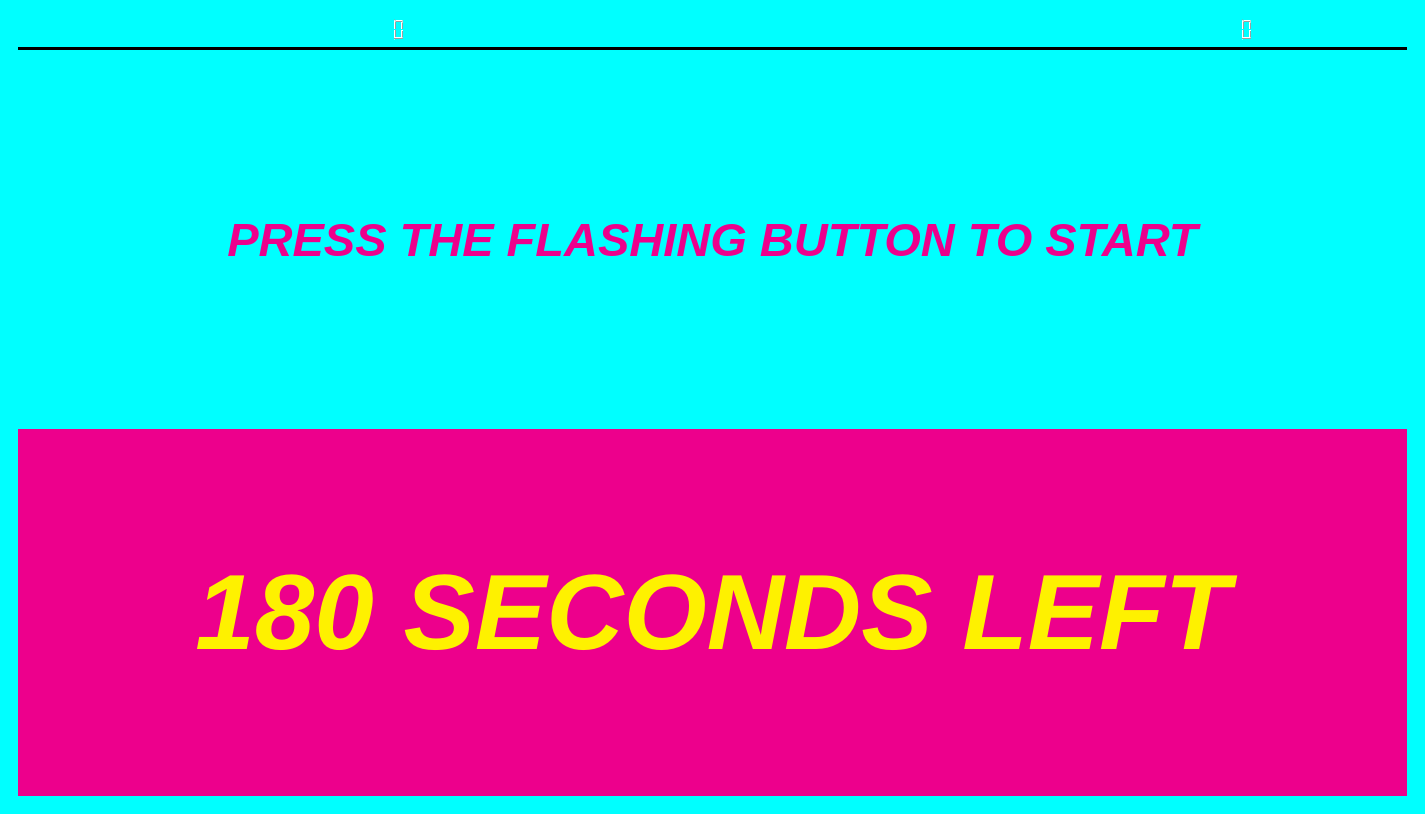
<?xml version="1.0" encoding="UTF-8"?>
<ui version="4.0">
 <class>MainWindow</class>
 <widget class="QMainWindow" name="MainWindow">
  <property name="geometry">
   <rect>
    <x>0</x>
    <y>0</y>
    <width>1425</width>
    <height>814</height>
   </rect>
  </property>
  <property name="font">
   <font>
    <family>Standard Symbols PS [URW ]</family>
    <pointsize>7</pointsize>
   </font>
  </property>
  <property name="windowTitle">
   <string>Accelerating Circularity - Sorting Game</string>
  </property>
  <property name="windowIcon">
   <iconset>
    <normaloff>../assets/pics/icon.png</normaloff>../assets/pics/icon.png</iconset>
  </property>
  <property name="styleSheet">
   <string notr="true">QMenuBar{
	background-color: #00FFFF;
}

QProgressBar{

		font: 87 italic bold 60pt &quot;Arimo&quot;;
}

QMainWindow
{
	color: white;
}

QWidget
{
	background-color:#00FFFF;
}

QLabel, QComboBox{
	font: 87 italic bold 30pt &quot;Arimo&quot;;
	color:#ed008c;
}

QProgressBar{
	color: white;
}

QProgressBar::chunk{
	background-color: #ed008c;
}

#info{
font: 87 italic bold 35pt &quot;Arimo&quot;;
color: #ed008c;
}



</string>
  </property>
  <widget class="QWidget" name="centralwidget">
   <property name="styleSheet">
    <string notr="true"/>
   </property>
   <layout class="QGridLayout" name="gridLayout">
    <item row="0" column="0">
     <widget class="QWidget" name="widget_5" native="true">
      <property name="styleSheet">
       <string notr="true"/>
      </property>
      <layout class="QVBoxLayout" name="verticalLayout_2">
       <item>
        <layout class="QHBoxLayout" name="score_banner">
         <item>
          <layout class="QHBoxLayout" name="horizontalLayout_4">
           <item>
            <layout class="QHBoxLayout" name="horizontalLayout_10">
             <item>
              <spacer name="horizontalSpacer_2">
               <property name="orientation">
                <enum>Qt::Horizontal</enum>
               </property>
               <property name="sizeType">
                <enum>QSizePolicy::Fixed</enum>
               </property>
               <property name="sizeHint" stdset="0">
                <size>
                 <width>40</width>
                 <height>20</height>
                </size>
               </property>
              </spacer>
             </item>
             <item>
              <widget class="QLabel" name="score_label">
               <property name="sizePolicy">
                <sizepolicy hsizetype="Minimum" vsizetype="Minimum">
                 <horstretch>0</horstretch>
                 <verstretch>0</verstretch>
                </sizepolicy>
               </property>
               <property name="minimumSize">
                <size>
                 <width>0</width>
                 <height>0</height>
                </size>
               </property>
               <property name="maximumSize">
                <size>
                 <width>250</width>
                 <height>100</height>
                </size>
               </property>
               <property name="baseSize">
                <size>
                 <width>0</width>
                 <height>0</height>
                </size>
               </property>
               <property name="styleSheet">
                <string notr="true"/>
               </property>
               <property name="text">
                <string/>
               </property>
               <property name="pixmap">
                <pixmap>../assets/pics/score.png</pixmap>
               </property>
               <property name="scaledContents">
                <bool>true</bool>
               </property>
               <property name="alignment">
                <set>Qt::AlignRight|Qt::AlignTrailing|Qt::AlignVCenter</set>
               </property>
               <property name="margin">
                <number>0</number>
               </property>
              </widget>
             </item>
             <item>
              <widget class="QLCDNumber" name="score">
               <property name="sizePolicy">
                <sizepolicy hsizetype="Expanding" vsizetype="Minimum">
                 <horstretch>0</horstretch>
                 <verstretch>0</verstretch>
                </sizepolicy>
               </property>
               <property name="minimumSize">
                <size>
                 <width>200</width>
                 <height>0</height>
                </size>
               </property>
               <property name="maximumSize">
                <size>
                 <width>200</width>
                 <height>16777215</height>
                </size>
               </property>
               <property name="font">
                <font>
                 <family>Sans Serif</family>
                 <pointsize>28</pointsize>
                 <weight>50</weight>
                 <italic>false</italic>
                 <bold>false</bold>
                </font>
               </property>
               <property name="layoutDirection">
                <enum>Qt::LeftToRight</enum>
               </property>
               <property name="styleSheet">
                <string notr="true"/>
               </property>
               <property name="frameShape">
                <enum>QFrame::Box</enum>
               </property>
               <property name="lineWidth">
                <number>0</number>
               </property>
               <property name="smallDecimalPoint">
                <bool>false</bool>
               </property>
               <property name="intValue" stdset="0">
                <number>0</number>
               </property>
              </widget>
             </item>
            </layout>
           </item>
           <item>
            <spacer name="horizontalSpacer_3">
             <property name="orientation">
              <enum>Qt::Horizontal</enum>
             </property>
             <property name="sizeType">
              <enum>QSizePolicy::Expanding</enum>
             </property>
             <property name="sizeHint" stdset="0">
              <size>
               <width>300</width>
               <height>20</height>
              </size>
             </property>
            </spacer>
           </item>
           <item>
            <layout class="QHBoxLayout" name="horizontalLayout_11">
             <item>
              <widget class="QLabel" name="high_score_label">
               <property name="enabled">
                <bool>true</bool>
               </property>
               <property name="sizePolicy">
                <sizepolicy hsizetype="Minimum" vsizetype="Minimum">
                 <horstretch>0</horstretch>
                 <verstretch>0</verstretch>
                </sizepolicy>
               </property>
               <property name="minimumSize">
                <size>
                 <width>0</width>
                 <height>0</height>
                </size>
               </property>
               <property name="maximumSize">
                <size>
                 <width>400</width>
                 <height>100</height>
                </size>
               </property>
               <property name="sizeIncrement">
                <size>
                 <width>0</width>
                 <height>0</height>
                </size>
               </property>
               <property name="baseSize">
                <size>
                 <width>0</width>
                 <height>0</height>
                </size>
               </property>
               <property name="styleSheet">
                <string notr="true"/>
               </property>
               <property name="text">
                <string/>
               </property>
               <property name="pixmap">
                <pixmap>../assets/pics/high_score.png</pixmap>
               </property>
               <property name="scaledContents">
                <bool>true</bool>
               </property>
               <property name="alignment">
                <set>Qt::AlignRight|Qt::AlignTrailing|Qt::AlignVCenter</set>
               </property>
               <property name="margin">
                <number>0</number>
               </property>
              </widget>
             </item>
             <item>
              <widget class="QLCDNumber" name="high_score">
               <property name="sizePolicy">
                <sizepolicy hsizetype="Expanding" vsizetype="Minimum">
                 <horstretch>0</horstretch>
                 <verstretch>0</verstretch>
                </sizepolicy>
               </property>
               <property name="minimumSize">
                <size>
                 <width>200</width>
                 <height>0</height>
                </size>
               </property>
               <property name="maximumSize">
                <size>
                 <width>200</width>
                 <height>16777215</height>
                </size>
               </property>
               <property name="font">
                <font>
                 <family>Consolas</family>
                 <pointsize>11</pointsize>
                 <weight>50</weight>
                 <italic>false</italic>
                 <bold>false</bold>
                </font>
               </property>
               <property name="layoutDirection">
                <enum>Qt::LeftToRight</enum>
               </property>
               <property name="styleSheet">
                <string notr="true"/>
               </property>
               <property name="frameShape">
                <enum>QFrame::Box</enum>
               </property>
               <property name="lineWidth">
                <number>0</number>
               </property>
               <property name="smallDecimalPoint">
                <bool>false</bool>
               </property>
               <property name="intValue" stdset="0">
                <number>0</number>
               </property>
              </widget>
             </item>
             <item>
              <spacer name="horizontalSpacer">
               <property name="orientation">
                <enum>Qt::Horizontal</enum>
               </property>
               <property name="sizeType">
                <enum>QSizePolicy::Fixed</enum>
               </property>
               <property name="sizeHint" stdset="0">
                <size>
                 <width>80</width>
                 <height>20</height>
                </size>
               </property>
              </spacer>
             </item>
            </layout>
           </item>
          </layout>
         </item>
        </layout>
       </item>
       <item>
        <widget class="Line" name="line">
         <property name="frameShadow">
          <enum>QFrame::Plain</enum>
         </property>
         <property name="lineWidth">
          <number>50</number>
         </property>
         <property name="orientation">
          <enum>Qt::Horizontal</enum>
         </property>
        </widget>
       </item>
       <item>
        <widget class="QLabel" name="info">
         <property name="sizePolicy">
          <sizepolicy hsizetype="Preferred" vsizetype="Expanding">
           <horstretch>0</horstretch>
           <verstretch>0</verstretch>
          </sizepolicy>
         </property>
         <property name="font">
          <font>
           <family>Arimo</family>
           <pointsize>35</pointsize>
           <weight>75</weight>
           <italic>true</italic>
           <bold>true</bold>
          </font>
         </property>
         <property name="text">
          <string>PRESS THE FLASHING BUTTON TO START</string>
         </property>
         <property name="alignment">
          <set>Qt::AlignCenter</set>
         </property>
         <property name="wordWrap">
          <bool>true</bool>
         </property>
        </widget>
       </item>
       <item>
        <layout class="QHBoxLayout" name="horizontalLayout_12">
         <property name="spacing">
          <number>6</number>
         </property>
         <item>
          <widget class="QProgressBar" name="bar">
           <property name="sizePolicy">
            <sizepolicy hsizetype="Expanding" vsizetype="Expanding">
             <horstretch>0</horstretch>
             <verstretch>0</verstretch>
            </sizepolicy>
           </property>
           <property name="minimumSize">
            <size>
             <width>0</width>
             <height>0</height>
            </size>
           </property>
           <property name="font">
            <font>
             <family>Arimo</family>
             <pointsize>80</pointsize>
             <weight>75</weight>
             <italic>true</italic>
             <bold>true</bold>
            </font>
           </property>
           <property name="autoFillBackground">
            <bool>false</bool>
           </property>
           <property name="styleSheet">
            <string notr="true">color: #fef100;
font: 75 italic bold 80pt &quot;Arimo&quot;;</string>
           </property>
           <property name="maximum">
            <number>180</number>
           </property>
           <property name="value">
            <number>180</number>
           </property>
           <property name="alignment">
            <set>Qt::AlignCenter</set>
           </property>
           <property name="invertedAppearance">
            <bool>true</bool>
           </property>
           <property name="format">
            <string extracomment="0">%v SECONDS LEFT</string>
           </property>
          </widget>
         </item>
        </layout>
       </item>
      </layout>
     </widget>
    </item>
   </layout>
  </widget>
 </widget>
 <resources/>
 <connections/>
</ui>
